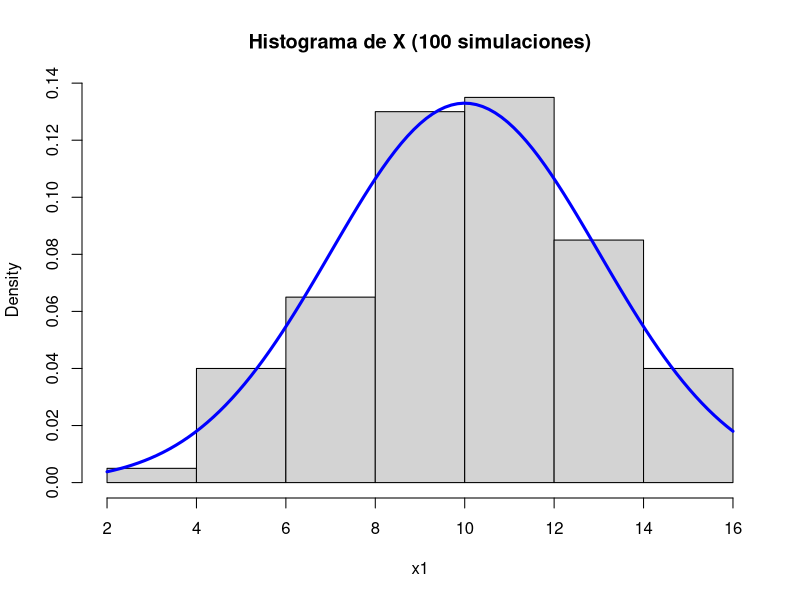
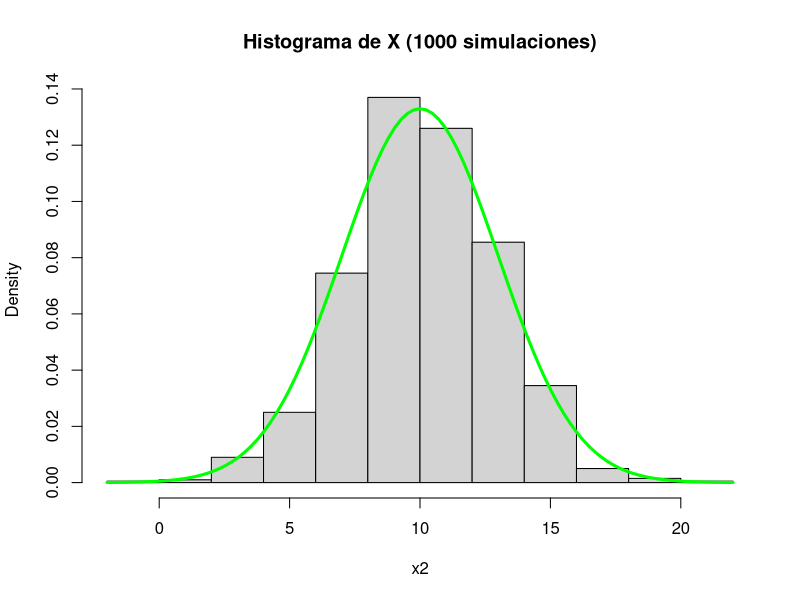
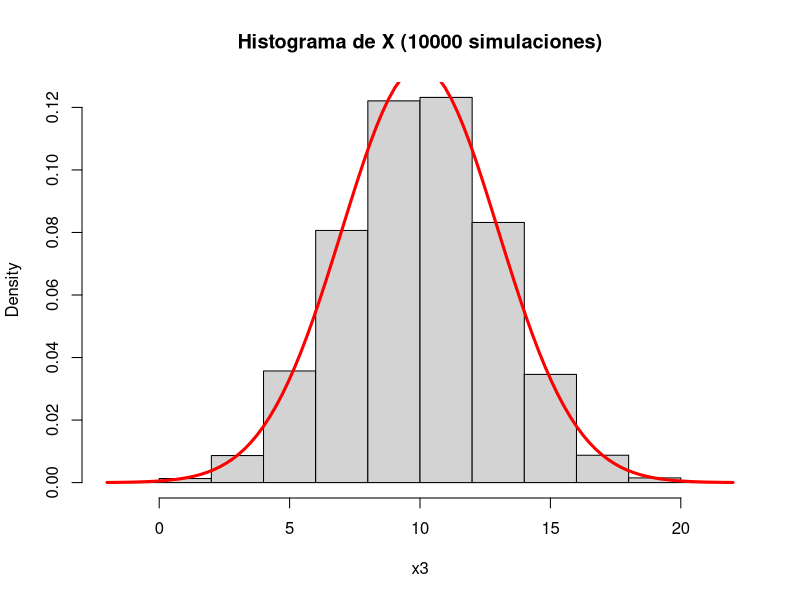
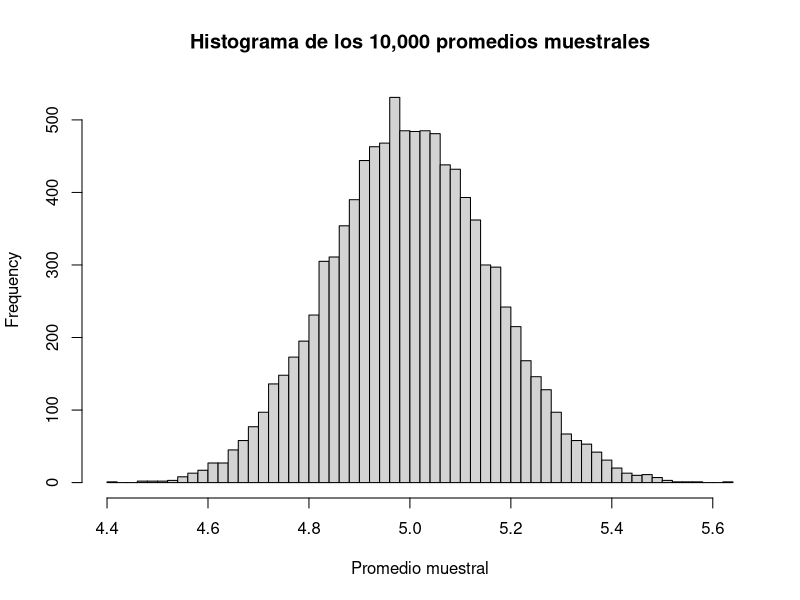
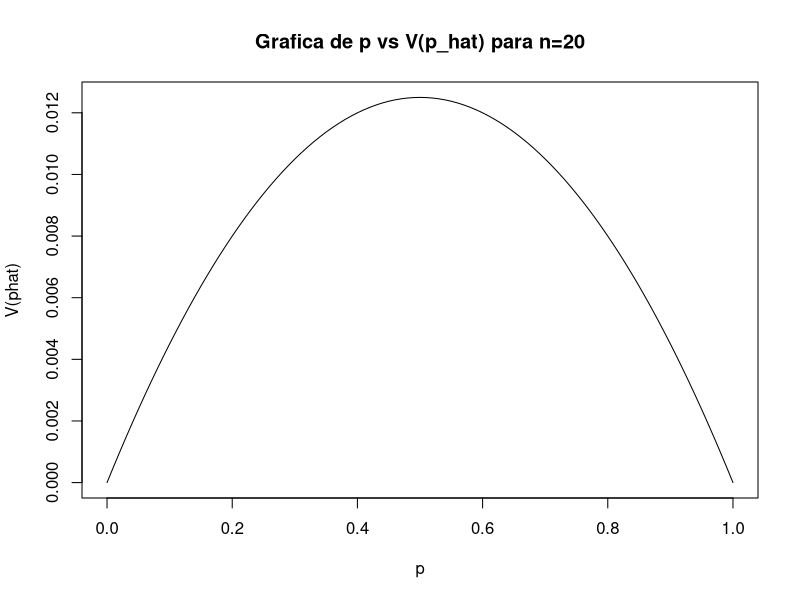
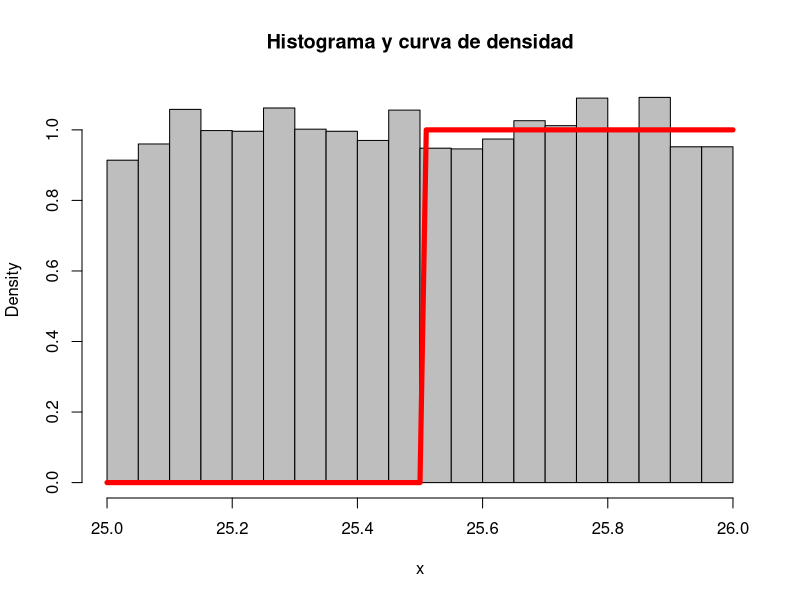
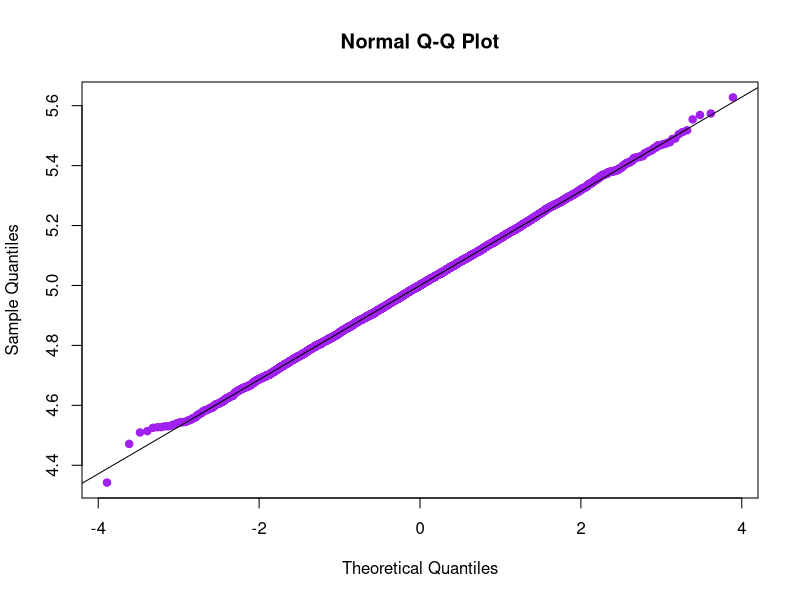

R code for these plots, in order:
## ---- chunk 1
knitr::opts_chunk$set(echo = TRUE)
## ---- chunk 2
mu = 10
sigma = sqrt(9)

x1 <- rnorm(100, mean = mu, sd = sigma)
hist(x1, prob = TRUE, main = "Histograma de X (100 simulaciones)")
curve(dnorm(x, mean = mu, sd = sigma), add = TRUE, col = "blue", lwd = 3)
## ---- chunk 3
mu = 10
sigma = sqrt(9)

x2 <- rnorm(1000, mean = mu, sd = sigma)
hist(x2, prob = TRUE, main = "Histograma de X (1000 simulaciones)")
curve(dnorm(x, mean = mu, sd = sigma), add = TRUE, col = "green", lwd = 3)
## ---- chunk 4
mu = 10
sigma = sqrt(9)

x3 <- rnorm(10000, mean = mu, sd = sigma)
hist(x3, prob = TRUE, main = "Histograma de X (10000 simulaciones)")
curve(dnorm(x, mean = mu, sd = sigma), add = TRUE, col = "red", lwd = 3)
## ---- chunk 5

x = 122
mu = 120
var = 100
n = 25
desv = sqrt(var)/sqrt(n)

1-pnorm(x, mu, desv)

## ---- chunk 6
x = 122
var = 10

n <- ceiling((qt(0.05, df = Inf, lower.tail = T) ^2 * var^2)/(x - mu)^2)
n

## ---- chunk 7
lambda <- 1/5 # Definir lambda
n <- 1000 # Definir tamaño de muestra
num_sim <- 10000 # Definir número de simulaciones

# Simular 10,000 muestras aleatorias de la distribución exponencial
datos_sim <- matrix(rexp(n*num_sim, lambda), ncol = num_sim)

# Calcular el promedio de cada muestra aleatoria
media_muestra <- apply(datos_sim, 2, mean) 

# Construir histograma de los 10,000 promedios muestrales
hist(media_muestra, breaks = 50, xlab = "Promedio muestral", main = "Histograma de los 10,000 promedios muestrales")
## ---- chunk 8
n <- 20
p <- seq(0, 1, 0.01)
v <- p*(1-p)/n

plot(p, v, type = "l", xlab = "p", ylab = "V(phat)", main = "Grafica de p vs V(p_hat) para n=20")

maxIndex = which.max(v)
p[maxIndex]
## ---- chunk 9
n <- 20
p <- 0.5
n_sim <- 10000

# Simular 10,000 valores de X ~ Bin(20, 0.5)
x <- rbinom(n_sim, n, p)

# Calcular el estimador phat para cada valor de x
phat <- x/n

# Calcular el promedio y la varianza de los estimadores
mean_phat <- mean(phat)
var_phat <- var(phat)

# Imprimir los resultados
cat("Promedio de los estimadores:", mean_phat, "\n")
cat("Varianza de los estimadores:", var_phat)
## ---- chunk 10
n <- 100  # tamaño de la muestra
theta <- 5  # valor desconocido de theta
x <- runif(n, theta, theta + 1)  # simular la muestra

x_bar <- mean(x)  # calcular la media muestral
sesgo <- x_bar - theta  # calcular el sesgo

cat("Sesgo del estimador:", sesgo)
## ---- chunk 11
theta <- 25
x <- runif(10000, theta, theta+1)

# calcular la media muestral
xbar <- mean(x)

# graficar el histograma y la curva de densidad
hist(x, breaks = 30, probability = TRUE, col = "gray", main = "Histograma y curva de densidad")
curve(dunif(x, xbar, xbar+1), add = TRUE, col = "red", lwd = 5)
## ---- chunk 12



## ---- chunk 13

## ---- chunk 14
lambda <- 1/5 # Definir lambda
n <- 1000 # Definir tamaño de muestra
num_sim <- 10000 # Definir número de simulaciones

# Simular 10,000 muestras aleatorias de la distribución exponencial
datos_sim <- matrix(rexp(n*num_sim, lambda), ncol = num_sim)

# Calcular el promedio de cada muestra aleatoria
media_muestra <- apply(datos_sim, 2, mean) 

qqnorm(media_muestra, pch=19, col="purple")
qqline(media_muestra)

## ---- chunk 15
#Para determinar la región de rechazo

alfa = 0.01
z1 = qnorm(alfa, lower.tail = F)
z1

#Estadistico

xbar= 160
n = 100
desv = 8.9
miu = 150
 
z = (xbar-miu)/(desv/sqrt(n))
z
## ---- chunk 16
p_value <- 1 - pbinom(20, 50, 0.5)
alpha <- 0.05
